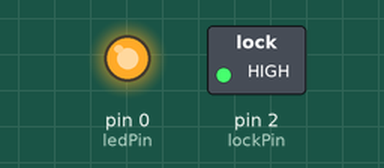
This sketch was run on a simulated Arduino Uno, built with avr-gcc and run on an emulated ATmega328P. Shown: switched loads named in the sketch (green lamp = pin HIGH), output pins drawn as LEDs (lit = HIGH).

Above: at 0.1 s.
Timing chart, 0 to 1.6 s (numbered marks = the images above):
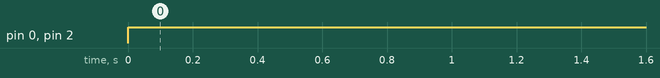

Measured:
- by itself, pin 0 (ledPin), pin 2 (lockPin): LOW → HIGH at 0.00 s

The sketch:

led_lock.ino
```cpp
int ledPin = 0;
int lockPin = 2;
int butPin = 1;
int pressCount = 0;

void setup() {
  pinMode(ledPin, OUTPUT);
  pinMode(lockPin, OUTPUT);
  pinMode(butPin, INPUT);
}

void loop() {
  if (butPin == HIGH && pressCount == 0){
    digitalWrite(ledPin, HIGH);
    pressCount = 1;
  }
  else if (butPin == LOW && pressCount == 1){
    digitalWrite(ledPin, LOW);
  }
  else if (butPin == HIGH && pressCount == 1){
    digitalWrite(ledPin, HIGH);
    digitalWrite(lockPin, HIGH);
    pressCount == 2;
  }
  else {
    //Nothing, repeat.
  }
}
```
